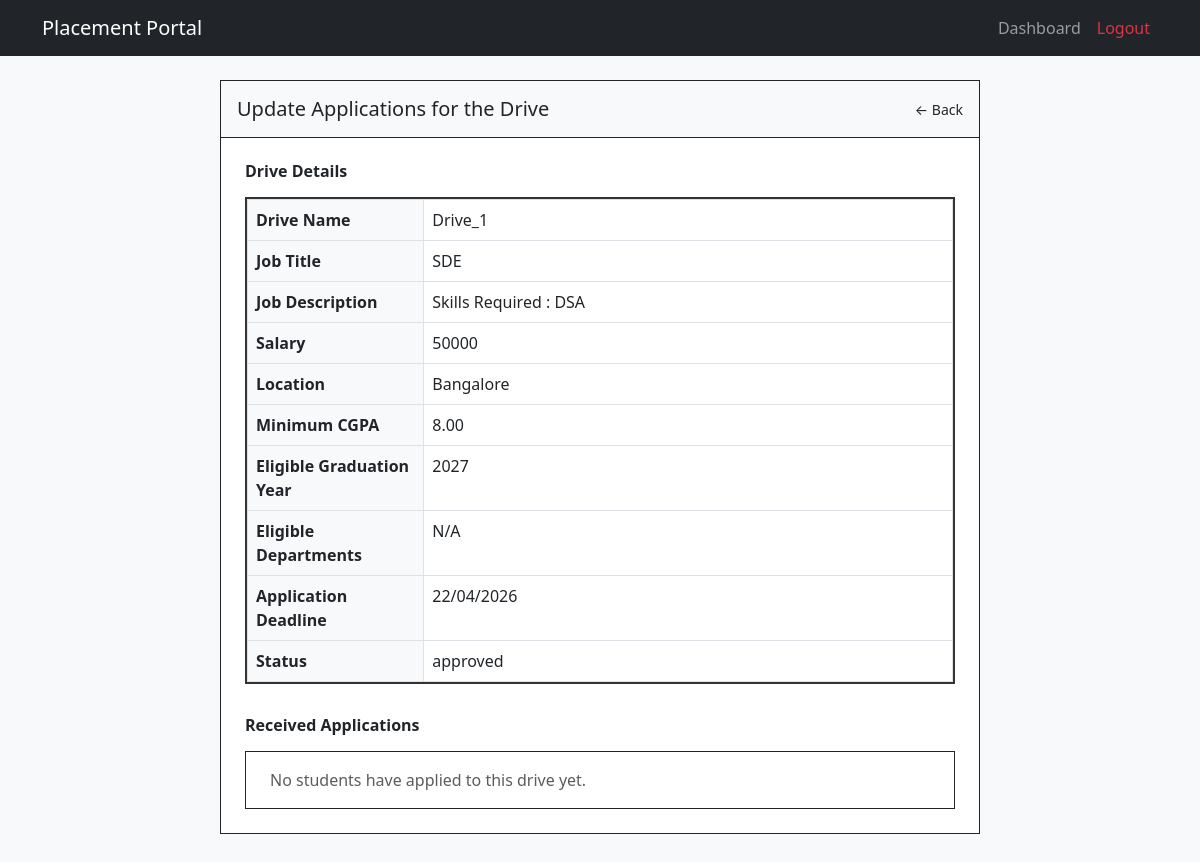
The app's page /company/drive/fetch_applications/1 (signed in), older data.
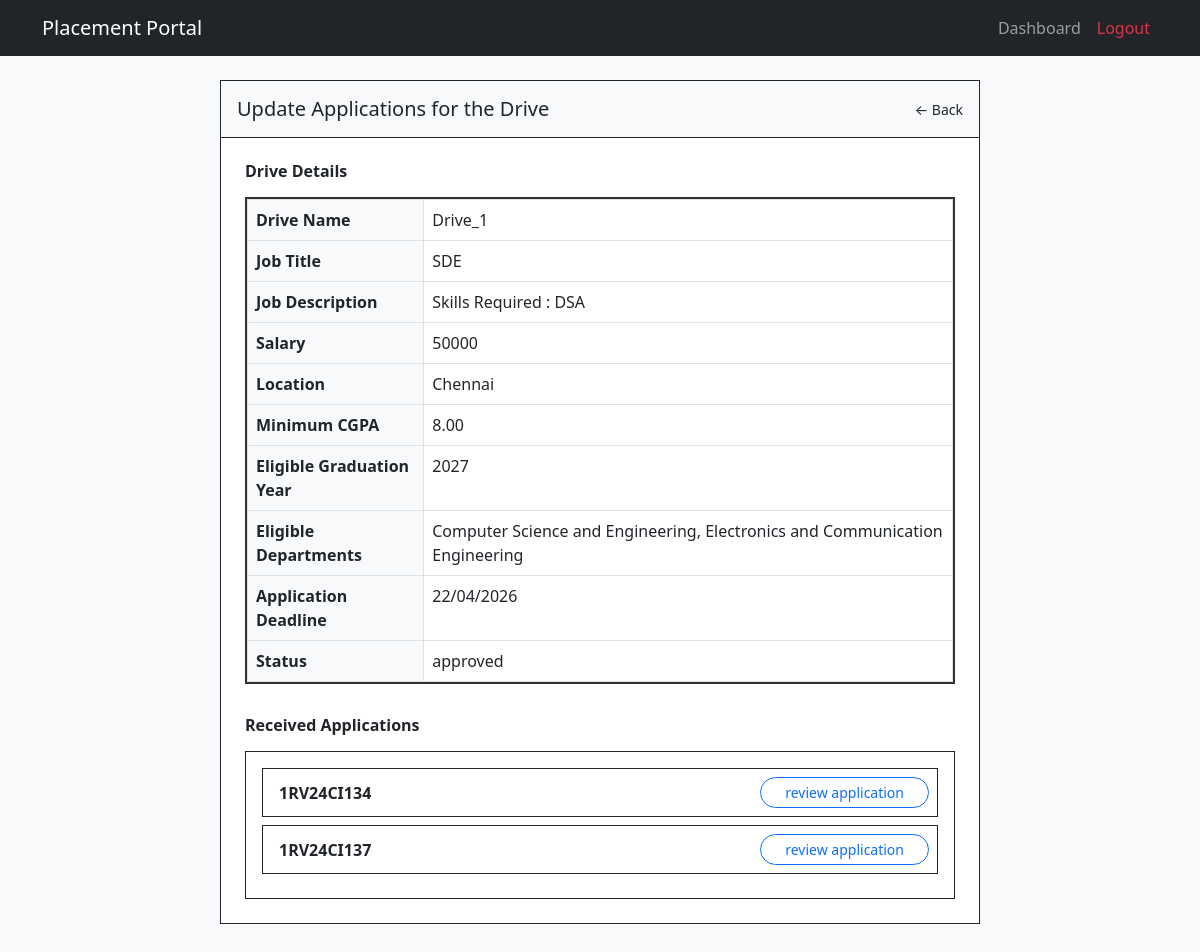
The same page, newer data.
### models.py (models this page shows, shortened)
class PlacementDrive(db.Model):
    __tablename__ = 'placement_drive'
    id = db.Column(db.Integer, primary_key=True, autoincrement=True)
    name = db.Column(db.String(255), nullable=False)
    comp_id = db.Column(db.Integer, db.ForeignKey('company.company_id'), nullable=False)
    job_title = db.Column(db.String(255), nullable=False)
    job_desc = db.Column(db.String(255), nullable=False)
    min_cgpa = db.Column(db.Numeric(4, 2))
    eligible_grad_yr = db.Column(db.Integer)
    salary = db.Column(db.Integer)
    location = db.Column(db.String(255))
    deadline = db.Column(db.DateTime, nullable=False)
    status = db.Column(db.String(50), nullable=False, default='Pending') #Pending/Approved/Rejected/Closed
    remarks = db.Column(db.String(255))
    created_at = db.Column(db.DateTime, nullable=False, default=datetime.now)
    updated_at = db.Column(db.DateTime, default=datetime.now, onupdate=datetime.now)
    applications = db.relationship('Application', backref='drive')
    eligible_departments = db.relationship('EligibleDepartments', backref='placement_drive', cascade='all, delete-orphan')

class EligibleDepartments(db.Model):
    __tablename__ = 'eligible_departments'
    drive_id = db.Column(db.Integer, db.ForeignKey('placement_drive.id'), primary_key=True)
    dept_id = db.Column(db.String(10), db.ForeignKey('departments.dept_id'), primary_key=True)

class Department(db.Model):
    __tablename__ = 'departments'
    dept_id = db.Column(db.String(10), primary_key=True)
    dept_name = db.Column(db.String(100), unique=True, nullable=False)
    students = db.relationship('Student', backref='department')
    eligible_departments = db.relationship('EligibleDepartments', backref='department')

class Application(db.Model):
    __tablename__ = 'application'
    id = db.Column(db.Integer, primary_key=True, autoincrement=True)
    student_roll = db.Column(db.String(50), db.ForeignKey('student.roll_no'), nullable=False)
    drive_id = db.Column(db.Integer, db.ForeignKey('placement_drive.id'), nullable=False)
    application_status = db.Column(db.String(20), default='applied')
    applied_on = db.Column(db.DateTime, default=datetime.now)
    updated_at = db.Column(db.DateTime, default=datetime.now, onupdate=datetime.now)
    remarks = db.Column(db.String(255))
    __table_args__ = (
        db.UniqueConstraint('student_roll', 'drive_id', name='unique_student_drive'),
    )

### app.py (the view)
@app.route('/company/drive/<string:action>/<int:drive_id>') #Take action on a drive
@login_required
def company_drive_action(action, drive_id):
    if not current_user.is_authenticated or not current_user.get_id().startswith('company_'):
        return "Unauthorized Access : Not a Company ", 403
    drive = PlacementDrive.query.filter_by(id=drive_id).first()
    if not drive:
        flash('Drive not found', 'danger')
        return redirect(url_for('company_dashboard'))
    if drive.comp_id != current_user.company_id:
        return "Unauthorized Access : Invalid Drive Owner ", 403
    if action == 'close':
        drive.status = 'Closed'
        db.session.commit()
        flash(f'{drive.name} Drive closed successfully!', 'success')
        return redirect(url_for('company_dashboard'))
    if action == 'fetch_applications':
        applications = Application.query.filter_by(drive_id=drive_id).all()
        return render_template('company_drive_applications.html', drive=drive, applications=applications)

### app.py (called while the page is built)
@login_manager.user_loader #Run this fn everytime the user clicks a new page
def load_user(user_id):
    try:
        role, uid = user_id.split('_', 1)
        if role == 'admin':
            return db.session.get(Admin, int(uid))
        elif role == 'student':
            return db.session.get(Student, uid)
        elif role == 'company':
            return db.session.get(Company, int(uid))
    except Exception as e:
        return None
    return None

### models.py (called while the page is built)
    def get_id(self):
        return f"company_{self.company_id}"

### templates/company_drive_applications.html (shortened to what the changed rows need)
{% extends "base.html" %}
{% block content %}
<div class="row justify-content-center mt-4 mb-5">
    <div class="col-lg-8 border border-dark p-0 bg-white">
        <div class="p-4">
            <div style="border: 2px solid #333; margin-bottom: 2rem;">
                <table class="table table-bordered mb-0">
                    <tbody>
                        <tr>
                            <th class="w-25 bg-light">Drive Name</th>
                            <td>{{ drive.name }}</td>
                        </tr>
                        <tr>
                            <th class="bg-light">Job Title</th>
                            <td>{{ drive.job_title }}</td>
                        </tr>
                        <tr>
                            <th class="bg-light">Job Description</th>
                            <td>{{ drive.job_desc }}</td>
                        </tr>
                        <tr>
                            <th class="bg-light">Salary</th>
                            <td>{{ drive.salary if drive.salary else 'N/A' }}</td>
                        </tr>
                        <tr>
                            <th class="bg-light">Location</th>
                            <td>{{ drive.location if drive.location else 'N/A' }}</td>
                        </tr>
                        <tr>
                            <th class="bg-light">Minimum CGPA</th>
                            <td>{{ drive.min_cgpa if drive.min_cgpa else 'N/A' }}</td>
                        </tr>
                        <tr>
                            <th class="bg-light">Eligible Graduation Year</th>
                            <td>{{ drive.eligible_grad_yr if drive.eligible_grad_yr else 'N/A' }}</td>
                        </tr>
                        <tr>
                            <th class="bg-light">Eligible Departments</th>
                            <td>
                                {% if drive.eligible_departments %}
                                    {% for item in drive.eligible_departments %}
                                        {{ item.department.dept_name }}{% if not loop.last %}, {% endif %}
                                    {% endfor %}
                                {% else %}
                                    N/A
                                {% endif %}
                            </td>
                        </tr>
                        <tr>
                            <th class="bg-light">Application Deadline</th>
                            <td>{{ drive.deadline.strftime('%d/%m/%Y') if drive.deadline else 'N/A' }}</td>
                        </tr>
                        <tr>
                            <th class="bg-light">Status</th>
                            <td>
                                {% if drive.status == 'Pending' %}
                                    <span class="badge  text-dark">Pending Admin Approval</span>
                                {% elif drive.status == 'Active' %}
                                    <span class="badge ">Active</span>
                                {% elif drive.status == 'Closed' %}
                                    <span class="badge ">Closed</span>
                                {% else %}
                                    {{ drive.status }}
                                {% endif %}
                            </td>
                        </tr>
                    </tbody>
                </table>
            </div>
            <div class="border border-dark p-3">
                {% for app in applications %}
                <div class="d-flex justify-content-between align-items-center border border-dark p-2 mb-2">
                    <span class="ms-2 fw-bold">{{ app.student_roll }}</span>
                    <a href="{{ url_for('company_application_action', app_id=app.id, action='review') }}" class="btn btn-sm btn-outline-primary rounded-pill px-4">review application</a>
                </div>
                {% else %}
                <p class="text-muted ms-2 mb-0">No students have applied to this drive yet.</p>
                {% endfor %}
            </div>
        </div>
    </div>
</div>
{% endblock %}

Row changes from the older to the newer data that the page shows:
changed PlacementDrive "Drive_1": location "Bangalore" → "Chennai"
added EligibleDepartments: department.dept_name "Computer Science and Engineering"
added EligibleDepartments: department.dept_name "Electronics and Communication Engineering"
added Application: student_roll "1RV24CI134"
added Application: student_roll "1RV24CI137"
Text that changed along with them:
text no longer shown: "N/A No students have applied to this drive yet."
